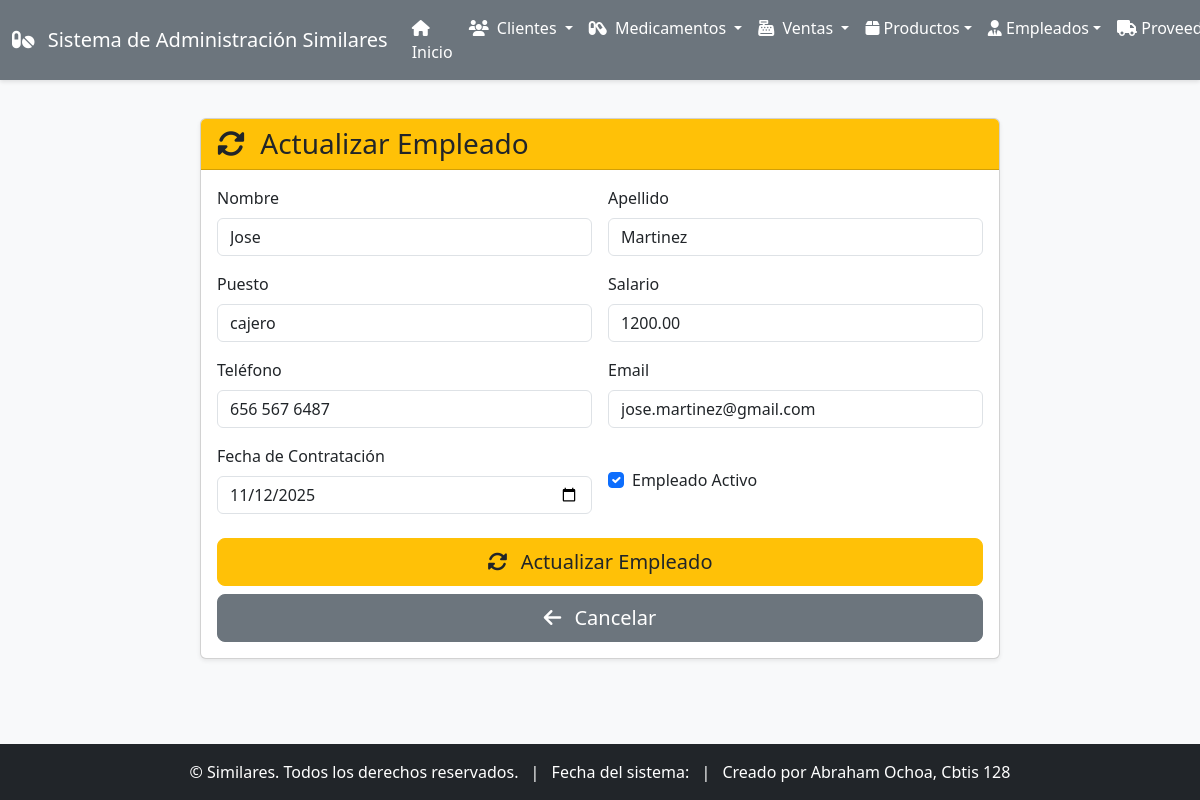
The app's page /empleados/actualizar/1/ with its own data.
### app_Similares/models.py (models this page shows, shortened)
class Empleado(models.Model):
    nombre = models.CharField(max_length=50, verbose_name="Nombre")
    apellido = models.CharField(max_length=50, verbose_name="Apellido")
    puesto = models.CharField(max_length=50, verbose_name="Puesto")
    fecha_contratacion = models.DateField(verbose_name="Fecha de Contratación")
    salario = models.DecimalField(max_digits=10, decimal_places=2, verbose_name="Salario")
    telefono = models.CharField(max_length=15, verbose_name="Teléfono")
    email = models.EmailField(verbose_name="Email")
    activo = models.BooleanField(default=True, verbose_name="Activo")
    class Meta:
        verbose_name = "Empleado"
        verbose_name_plural = "Empleados"

### app_Similares/views.py (the view)
# urls.py: path('empleados/actualizar/<int:pk>/', views.actualizar_empleado, name='actualizar_empleado'),
def actualizar_empleado(request, pk):
    empleado = get_object_or_404(Empleado, pk=pk)
    return render(request, 'app_Similares/empleados/actualizar_empleado.html', {'empleado': empleado})

### app_Similares/templates/app_Similares/empleados/actualizar_empleado.html (shortened to what this page needs)
{% extends 'app_Similares/base.html' %}
{% block content %}
<div class="container mt-4">
    <div class="card shadow-sm mx-auto" style="max-width: 800px;">
        <div class="card-header bg-warning text-dark">
            <h3 class="mb-0"><i class="fas fa-sync-alt me-2"></i> Actualizar Empleado</h3>
        </div>
        <div class="card-body">
            <form method="post" action="{% url 'realizar_actualizacion_empleado' empleado.pk %}">
                <div class="row g-3">
                    <div class="col-md-6">
                        <label class="form-label">Nombre</label>
                        <input type="text" name="nombre" class="form-control" value="{{ empleado.nombre }}" required>
                    </div>
                    <div class="col-md-6">
                        <label class="form-label">Apellido</label>
                        <input type="text" name="apellido" class="form-control" value="{{ empleado.apellido }}" required>
                    </div>
                    <div class="col-md-6">
                        <label class="form-label">Puesto</label>
                        <input type="text" name="puesto" class="form-control" value="{{ empleado.puesto }}" required>
                    </div>
                    <div class="col-md-6">
                        <label class="form-label">Salario</label>
                        <input type="number" step="0.01" name="salario" class="form-control" value="{{ empleado.salario }}" required>
                    </div>
                    <div class="col-md-6">
                        <label class="form-label">Teléfono</label>
                        <input type="text" name="telefono" class="form-control" value="{{ empleado.telefono }}" required>
                    </div>
                    <div class="col-md-6">
                        <label class="form-label">Email</label>
                        <input type="email" name="email" class="form-control" value="{{ empleado.email }}" required>
                    </div>
                    <div class="col-md-6">
                        <label class="form-label">Fecha de Contratación</label>
                        <input type="date" name="fecha_contratacion" class="form-control"
                            value="{{ empleado.fecha_contratacion|date:'Y-m-d' }}" required>
                    </div>
                    <div class="col-md-6">
                        <div class="form-check mt-4">
                            <input class="form-check-input" type="checkbox" name="activo" id="activo" {% if empleado.activo %}checked{% endif %}>
                            <label class="form-check-label" for="activo">Empleado Activo</label>
                        </div>
                    </div>
                </div>
                <div class="d-grid gap-2 mt-4">
                    <button type="submit" class="btn btn-warning btn-lg text-dark">
                        <i class="fas fa-sync-alt me-2"></i> Actualizar Empleado
                    </button>
                    <a href="{% url 'ver_empleados' %}" class="btn btn-secondary btn-lg">
                        <i class="fas fa-arrow-left me-2"></i> Cancelar
                    </a>
                </div>
            </form>
        </div>
    </div>
</div>
{% endblock %}

### app_Similares/templates/app_Similares/base.html (style rules this page uses)
body { display: flex; flex-direction: column; min-height: 100vh; background-color: #f8f9fa; }
.btn-warning { background-color: #ffc107; border-color: #ffc107; }

### records on screen
Empleado: nombre "Jose", apellido "Martinez", puesto "cajero", salario "1200.00", telefono "656 567 6487", email "jose.martinez@gmail.com", fecha_contratacion "11/12/2025", activo "☑"
